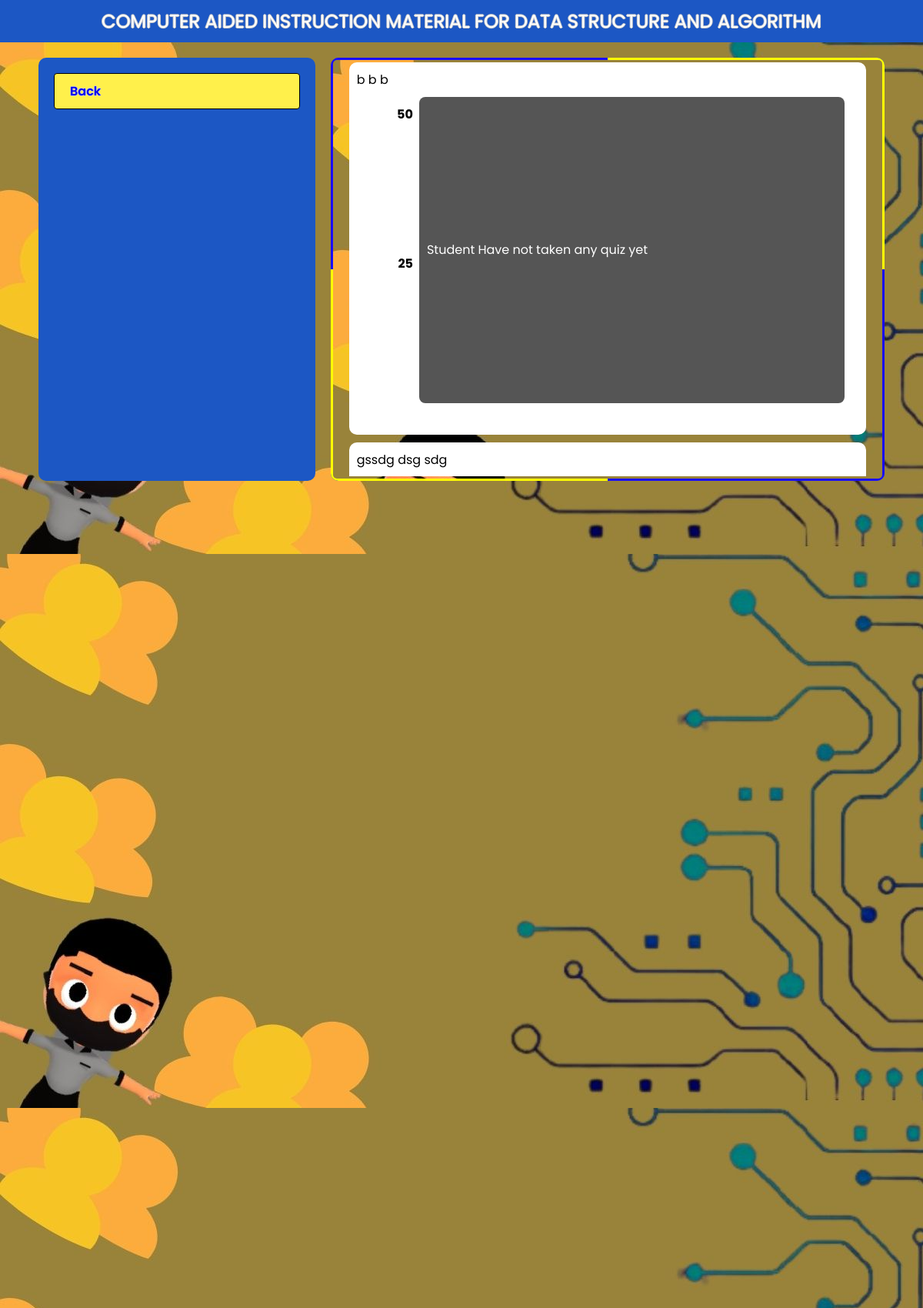
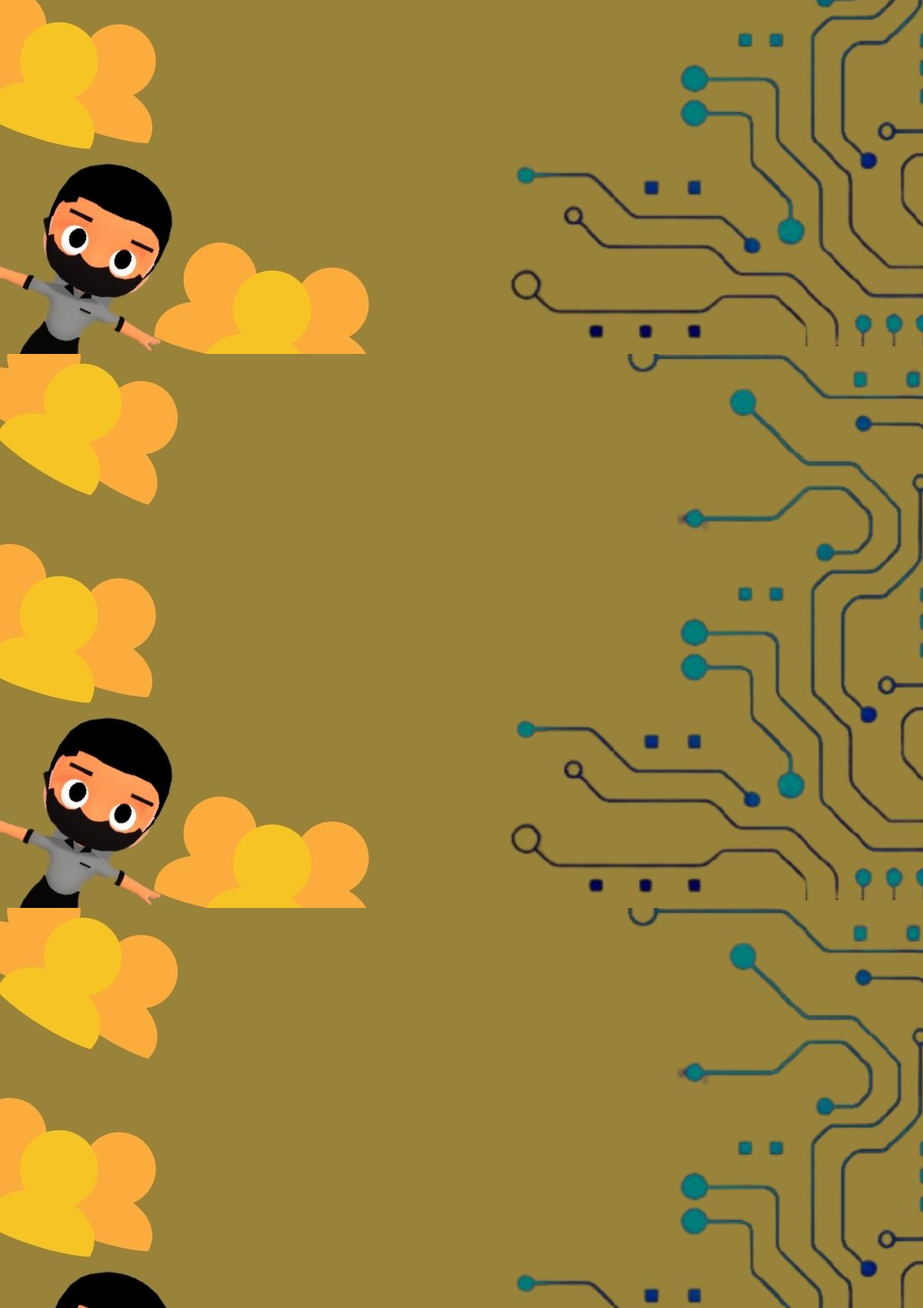
/admin-score (signed in, upper part), run on the app's committed database (2 pictures, top to bottom).
### tables this page shows
CREATE TABLE `user` (
  `student_number` varchar(30) NOT NULL,
  `role` varchar(30) NOT NULL,
  `username` varchar(30) NOT NULL,
  `password` varchar(30) NOT NULL,
  `email` varchar(30) NOT NULL,
  `first_name` varchar(30) NOT NULL,
  `middle_name` varchar(30) NOT NULL,
  `last_name` varchar(30) NOT NULL,
  `gender` varchar(30) NOT NULL,
  `course_id` varchar(30) NOT NULL,
  `year` int(11) NOT NULL,
  `birthdate` date NOT NULL,
  `profile` varchar(100) DEFAULT NULL
);

### db/UserDb.php (called while the page is built, shortened)
<?php
require_once 'autoload.php';
class UserDb
{
    public static function getUsers()
    {
        $conn = Database::open();
        $stmt = $conn->prepare("SELECT * FROM user");
        $stmt->execute();
        $users = array();
        $result = $stmt->get_result();
        while ($data = $result->fetch_assoc()) {
            $user = new User(
                $data["student_number"],
                $data["username"],
                $data["password"],
                $data["email"],
                $data["first_name"],
                $data["middle_name"],
                $data["last_name"],
                $data["gender"],
                $data["course_id"],
                $data["year"],
                $data["birthdate"]
            );
            $user->setRole($data['role']);
            $user->setProfile($data['profile']);;
            array_push($users, $user);
        }
        return $users;
    }
}

### autoload.php (called while the page is built, shortened)
<?php
spl_autoload_register(function ($className) {
    $file = __DIR__ . '\\' . $className . '.php';
    $file = str_replace('\\', DIRECTORY_SEPARATOR, $file);
});

### model/user/User.php (called while the page is built, shortened)
<?php
class User
{
    private $fName;
    private $mName;
    private $lName;
    public function __construct($id, $username, $password, $email, $fName, $mName, $lName, $gender, $course, $year, $birthdate)
    {
        $this->fName = $fName;
        $this->mName = $mName;
        $this->lName = $lName;
    }
    public function getFullName()
    {
        return $this->getFName() . " " . $this->getMName() . " " . $this->getLName();
    }
    public function getFName()
    {
        return $this->fName;
    }
    public function getMName()
    {
        return $this->mName;
    }
    public function getLName()
    {
        return $this->lName;
    }
}

### views/admin/admin-score.php (the view, shortened to what this page needs)
<?php
require_once 'autoload.php';
?>
<!DOCTYPE html>
<html lang="en">
<head>
    <link rel="stylesheet" href="./resources/css/style.css">
</head>
<body onload="load()">
    <section class="main-wrapper bg-dashboard">
        <header class="header">COMPUTER AIDED INSTRUCTION MATERIAL FOR DATA STRUCTURE AND ALGORITHM</header>
        <section class="content">
            <div class="content-left">
                <nav class="nav">
                    <a href="./admin" class="nav__link btn">Back</a>
                </nav>
            </div>
            <div class="content-right rainbow bg-dashboard">
                <section class="filler">
                    <?php
                    $students = UserDb::getUsers();
                    foreach ($students as $student) {
                        if ($student->getRole() !== Role::$STUDENT) {
                            continue;
                        }
                        $name = $student->getFullName();
                        $hasQuiz = false;
                        echo "<div class='container-wrapper'> <span class='user-name'>$name</span>";
                        echo "<section class='container'>";
                        echo "<div class='lbl'>
                                <label>50</label>
                                <label>25</label>
                         </div>";
                        echo "<div class='main'>";
                        echo $hasQuiz ? "" : "<div class='no-quiz'>Student Have not taken any quiz yet</div>";
                        echo "</div></section></div>";
                    }
                    ?>
                </section>
            </div>
        </section>
    </section>
</body>
</html>

### resources/css/style.css (style rules this page uses)
:root { --color-blue: rgb(28, 87, 196); --color-yellow: #fff04b; }
* { margin: 0; padding: 0; box-sizing: border-box; font-family: "poppins", sans-serif; }
a { text-decoration: none; }
.rainbow { position: relative; z-index: 0; overflow: hidden; border-radius: inherit; }
.rainbow::before { content: ""; position: absolute; z-index: -2; left: -50%; top: -50%; width: 200%; height: 200%; background-color: inherit; background-repeat: no-repeat; background-size: 50% 50%, 50% 50%; background-position: 0 0, 100% 0, 100% 100%, 0 100%; background-image: linear-gradient(#180cff, #180cff), linear-gradient(#ffff03, #ffff03), linear-gradient(#180cff, #180cff), linear-gradient(#ffff03, #ffff03); animation: rotate 15s linear infinite; }
.rainbow::after { content: ""; position: absolute; z-index: -1; left: 3px; top: 3px; width: calc(100% - 6px); height: calc(100% - 6px); background: inherit; border-radius: 5px; animation: opacityChange 5s infinite alternate; }
.main-wrapper { max-width: 1400px; height: 100vh; margin: 0 auto; padding-bottom: 20px; }
.header { text-align: center; color: white; padding-block: 10px; background-color: rgb(28, 87, 196); font-size: 24px; text-shadow: 1px 0 0 rgb(200, 200, 200), 0 -1px 0 rgb(200, 200, 200), 0 1px 0 rgb(200, 200, 200), -1px 0 0 rgb(200, 200, 200); }
.content { height: 90%; display: grid; grid-template-columns: 1fr 2fr; gap: 20px; margin-top: 20px; padding-inline: 50px; }
.nav { padding: 20px; display: flex; flex-direction: column; gap: 10px; }
.nav__link { font-weight: 600; word-break: break-all; }
.content-right, .content-left { height: 100%; max-height: 550px; border-radius: 10px; }
.content-right { background-color: var(--color-blue); }
.content-left { background-color: var(--color-blue); overflow-y: auto; }
.btn { cursor: pointer; padding: 10px 20px; border: 1px solid black; outline: none; background: #fff04b; border-radius: 4px; text-shadow: 1px 0 0 rgb(200, 200, 200), 0 -1px 0 rgb(200, 200, 200), 0 1px 0 rgb(200, 200, 200), -1px 0 0 rgb(200, 200, 200); }
.bg-dashboard { background-image: url("../images/bg/Dashboard.jpg"); }

### views/admin/admin-score.php (style rules this page uses)
.container { padding: 10px; height: 90%; width: 100%; display: grid; grid-template-columns: 1fr 9fr; }
.lbl { display: grid; text-align: right; font-weight: bold; }
.lbl:first-child { margin-top: 10px; }
.main { padding: 10px; background-color: #555; margin-inline: 0.5em; border-radius: 0.5em; display: flex; gap: 2em; align-items: end; }
.filler { height: 100%; width: 100%; overflow-y: auto; display: flex; flex-direction: column; align-items: center; gap: 10px; }
.content-right { padding: 6px; }
.no-quiz { align-self: center; color: white; }
.container-wrapper { flex-shrink: 0; height: 90%; padding: 10px; background-color: white; width: 95%; border-radius: 10px; }

### data on the page
user: name "b b b", shows "Student Have not taken any quiz yet"
user: name "gssdg dsg sdg"
